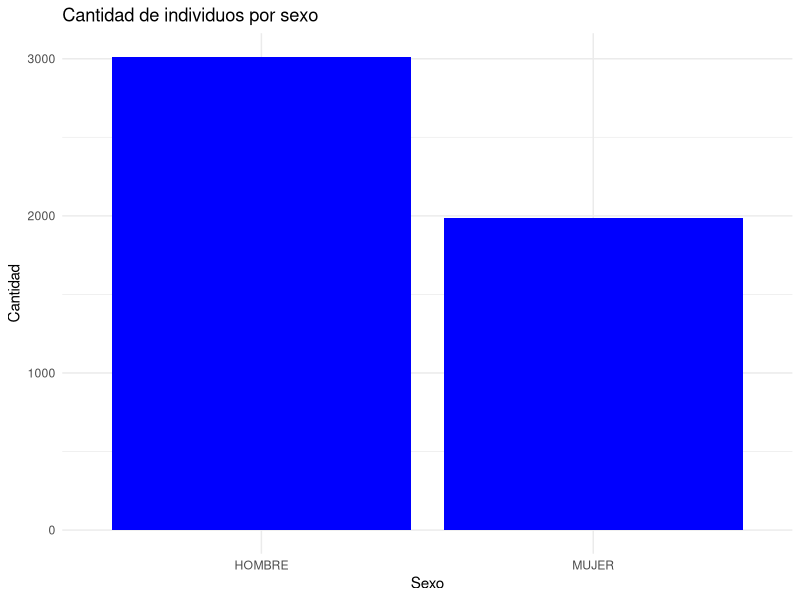
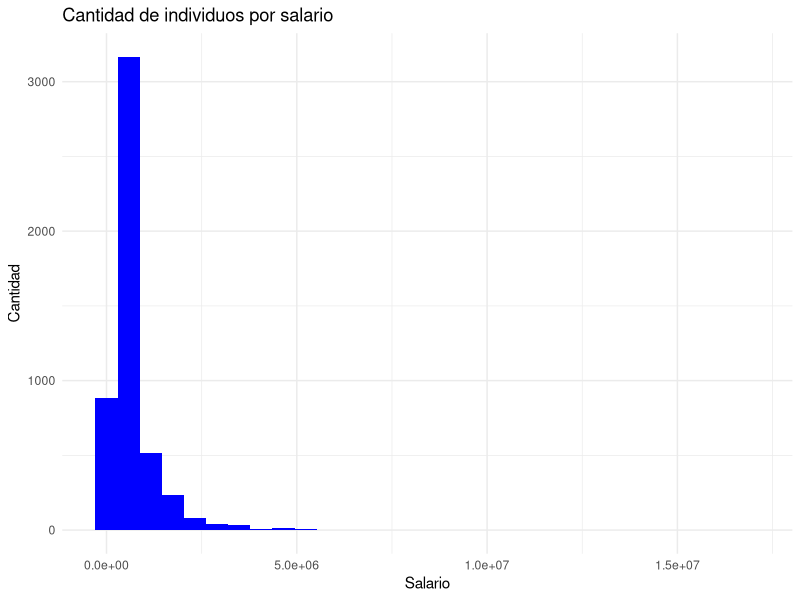
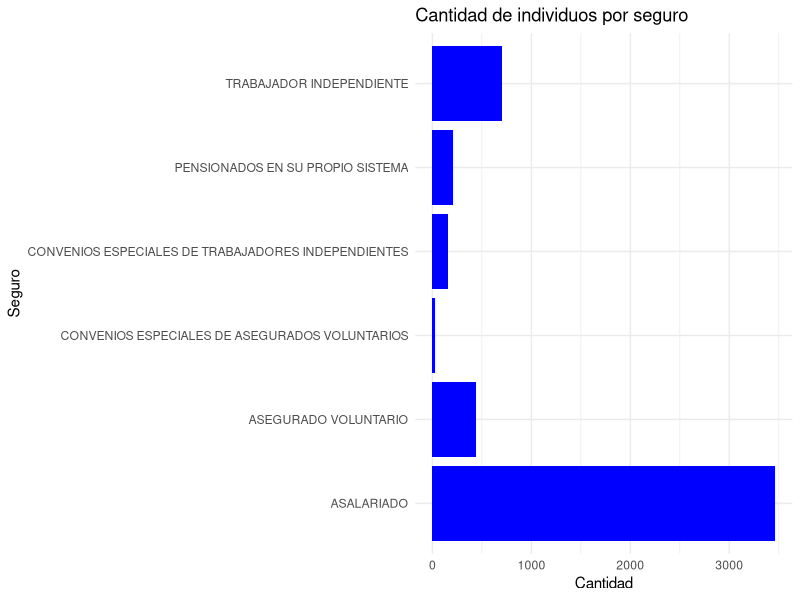
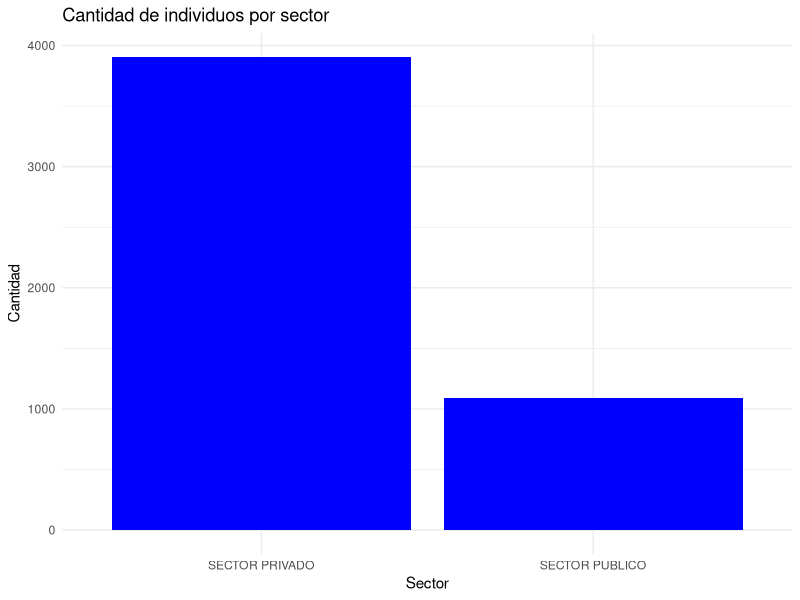
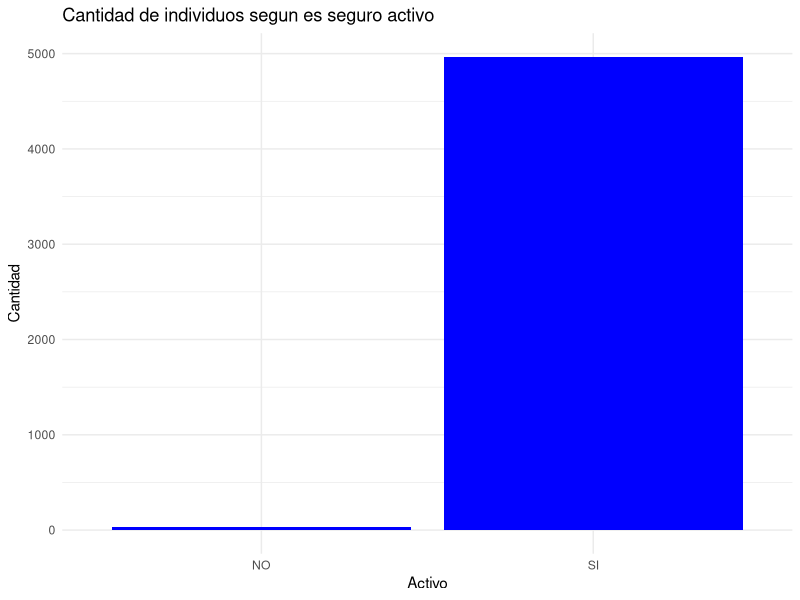
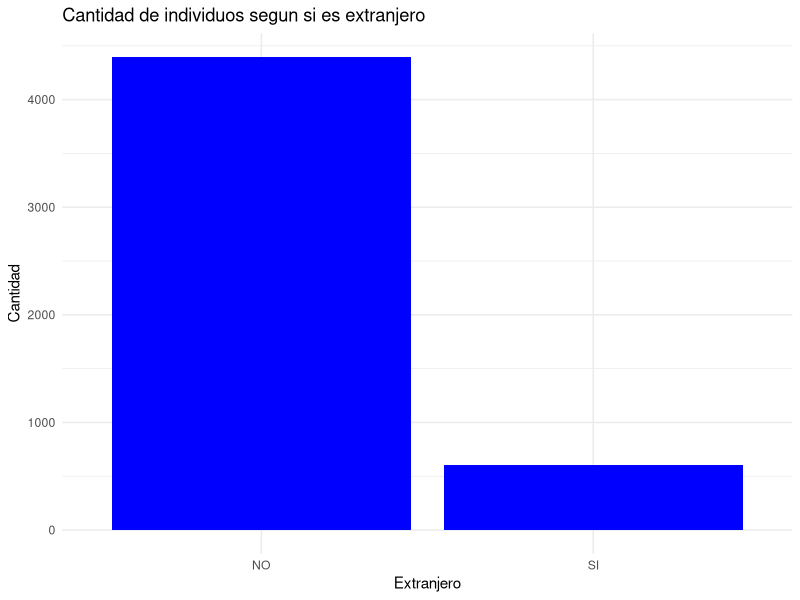
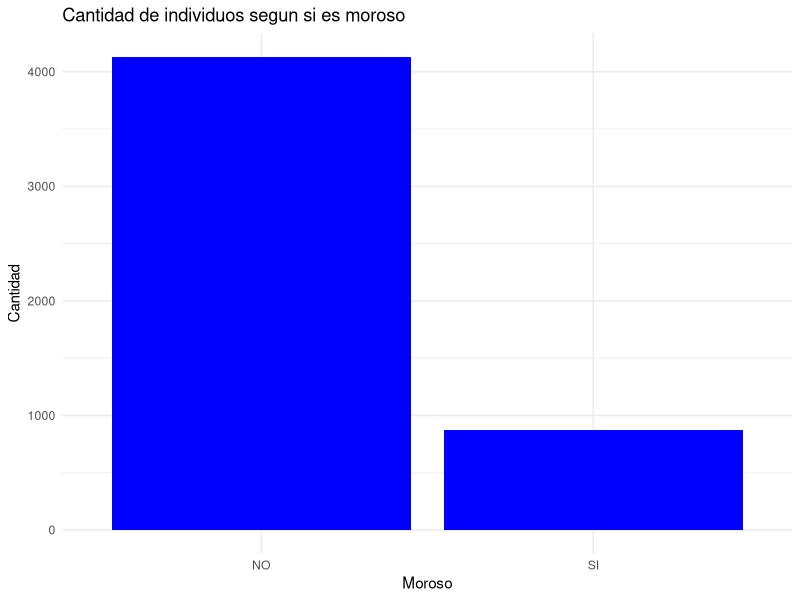
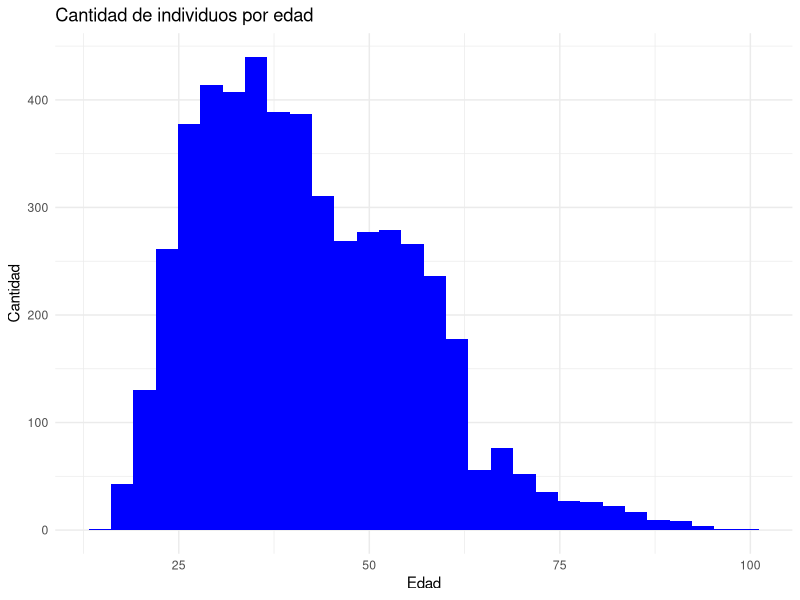

Recreate these plots in R, in order.
## ---- chunk 1
library(tidyverse)
library(readxl)


## ---- chunk 2
moras <- read_xlsx("moras.xlsx")

## ---- chunk 3
moras %>% 
  summarise(minimo_salario=min(SALARIO,na.rm=TRUE),
            minimo_edad=min(EDAD,na.rm=TRUE),
            cuartil1_salario=quantile(SALARIO,0.25,na.rm=TRUE),
            cuartil1_edad=quantile(EDAD,0.25,na.rm=TRUE),
            mediana_salario=median(SALARIO,na.rm = TRUE),
            mediana_edad=median(EDAD,na.rm = TRUE),
            cuartil3_salario=quantile(SALARIO,0.75,na.rm=TRUE),
            cuartil3_edad=quantile(EDAD,0.75,na.rm=TRUE),
            max_salario=max(SALARIO,na.rm = TRUE),
            max_edad=max(EDAD,na.rm = TRUE),
            promedio_salario=mean(SALARIO,na.rm=TRUE),
            promedio_edad=mean(EDAD,na.rm=TRUE))




## ---- chunk 4
moras %>% 
  mutate(ZSCORE_SALARIO=(SALARIO-mean(SALARIO,na.rm=TRUE))/sd(SALARIO,na.rm = TRUE),
         ZSCORE_EDAD=(EDAD-mean(EDAD,na.rm=TRUE))/sd(EDAD,na.rm = TRUE),
         ES_ATIPICO_SALARIO=ifelse(abs(ZSCORE_SALARIO)>1.96,"SI","NO"),
         ES_ATIPICO_EDAD=ifelse(abs(ZSCORE_EDAD)>1.96,"SI","NO"))



## ---- chunk 5

moras %>% 
  summarise(porcentaje_na_sexo=sum(is.na(SEXO))/length(SEXO),
            porcentaje_na_salario=sum(is.na(SALARIO))/length(SALARIO),
            porcentaje_na_aseguramiento=sum(is.na(TIPO_ASEGURAMIENTO))/length(TIPO_ASEGURAMIENTO),
            porcentaje_na_sector=sum(is.na(SECTOR))/length(SECTOR),
            porcentaje_na_activo=sum(is.na(INDICADOR_ACTIVO))/length(INDICADOR_ACTIVO),
            porcentaje_na_extranjero=sum(is.na(INDICADOR.EXTRANJERO))/length(INDICADOR.EXTRANJERO),
            porcentaje_na_moroso=sum(is.na(INDICADOR_MOROSO))/length(INDICADOR_MOROSO),
            porcentaje_na_edad=sum(is.na(EDAD))/length(EDAD))



## ---- chunk 6
moras <- moras %>% 
  mutate(SALARIO=ifelse(is.na(SALARIO),mean(SALARIO,na.rm=TRUE),SALARIO),
         TIPO_ASEGURAMIENTO=ifelse(is.na(TIPO_ASEGURAMIENTO),"ASALARIADO",TIPO_ASEGURAMIENTO),
         EDAD=ifelse(is.na(EDAD),mean(EDAD,na.rm=TRUE),EDAD))



## ---- chunk 7
theme_set(theme_minimal())

moras %>% 
  ggplot(aes(x=SEXO))+
  geom_bar(fill="blue")+
  labs(title = "Cantidad de individuos por sexo",
       x="Sexo",
       y="Cantidad")

moras %>% 
  ggplot(aes(x=SALARIO))+
  geom_histogram(fill="blue")+
  labs(title = "Cantidad de individuos por salario",
       x="Salario",
       y="Cantidad")

moras %>% 
  ggplot(aes(x=TIPO_ASEGURAMIENTO))+
  geom_bar(fill="blue")+
  coord_flip() +
  labs(title = "Cantidad de individuos por seguro",
       x="Seguro",
       y="Cantidad")

moras %>% 
  ggplot(aes(x=SECTOR))+
  geom_bar(fill="blue")+
  labs(title = "Cantidad de individuos por sector",
       x="Sector",
       y="Cantidad")

moras %>% 
  ggplot(aes(x=INDICADOR_ACTIVO))+
  geom_bar(fill="blue")+
  labs(title = "Cantidad de individuos segun es seguro activo",
       x="Activo",
       y="Cantidad")

moras %>% 
  ggplot(aes(x=INDICADOR.EXTRANJERO))+
  geom_bar(fill="blue")+
  labs(title = "Cantidad de individuos segun si es extranjero",
       x="Extranjero",
       y="Cantidad")

moras %>% 
  ggplot(aes(x=INDICADOR_MOROSO))+
  geom_bar(fill="blue")+
  labs(title = "Cantidad de individuos segun si es moroso",
       x="Moroso",
       y="Cantidad")

moras %>% 
  ggplot(aes(x=EDAD))+
  geom_histogram(fill="blue")+
  labs(title = "Cantidad de individuos por edad",
       x="Edad",
       y="Cantidad")

## ---- chunk 8
morosos <- moras %>% 
  filter(INDICADOR_MOROSO=="SI")

morosos %>% 
  group_by(SEXO) %>% 
  summarise(porcentaje=n()/nrow(moras)*100) %>% 
  ggplot(aes(x=SEXO,y=porcentaje))+
  geom_col(fill="blue")+
  labs(title = "porcentaje de morosos por sexo",
       x="Sexo",
       y="Porcentaje")

morosos %>% 
  group_by(TIPO_ASEGURAMIENTO) %>% 
  summarise(porcentaje=n()/nrow(moras)*100) %>% 
  ggplot(aes(x=TIPO_ASEGURAMIENTO,y=porcentaje))+
  geom_col(fill="blue")+
  coord_flip()+
  labs(title = "porcentaje de morosos por seguro",
       x="Seguro",
       y="Porcentaje")

morosos %>% 
  group_by(SECTOR) %>% 
  summarise(porcentaje=n()/nrow(moras)*100) %>% 
  ggplot(aes(x=SECTOR,y=porcentaje))+
  geom_col(fill="blue")+
  labs(title = "porcentaje de morosos por sector",
       x="Sector",
       y="Porcentaje")

morosos %>% 
  group_by(INDICADOR_ACTIVO) %>% 
  summarise(porcentaje=n()/nrow(moras)*100) %>% 
  ggplot(aes(x=INDICADOR_ACTIVO,y=porcentaje))+
  geom_col(fill="blue")+
  labs(title = "porcentaje de morosos segun si el seguro esta activo",
       x="Activo",
       y="Porcentaje")

morosos %>% 
  group_by(INDICADOR.EXTRANJERO) %>% 
  summarise(porcentaje=n()/nrow(moras)*100) %>% 
  ggplot(aes(x=INDICADOR.EXTRANJERO,y=porcentaje))+
  geom_col(fill="blue")+
  labs(title = "porcentaje de morosos segun si es extranjero",
       x="Extrangero",
       y="Porcentaje")


## ---- chunk 9
moras_rangos <- moras %>% 
  mutate(RANGO_EDAD=case_when(
    EDAD<=30 ~ "18-30",
    EDAD<=45 ~ "31-45",
    EDAD<=60 ~ "46-60",
    EDAD<=75 ~ "61-75",
    TRUE ~ "76-100+"
  ))

moras_rangos %>% 
  group_by(RANGO_EDAD ,INDICADOR_MOROSO) %>% 
  summarise(cantidad=n()) %>% 
  ggplot(aes(x=RANGO_EDAD,y=cantidad, fill = INDICADOR_MOROSO))+
  geom_col(position = "dodge")+
  labs(title = "Cantidad de morosos por edad",
       x="Edad",
       y="Cantidad")

moras_rangos <- moras %>% 
  mutate(RANGO_SALARIO=case_when(
    SALARIO<4e5 ~ "1) 0-4e5",
    SALARIO<8e5 ~ "2) 4e5-8e5",
    SALARIO<12e5 ~ "3) 8e5-12e5",
    SALARIO<2e6 ~ "4) 12e5-2e6",
    TRUE ~ "5) 2e6+"
  ))

moras_rangos %>% 
  group_by(RANGO_SALARIO ,INDICADOR_MOROSO) %>% 
  summarise(cantidad=n()) %>% 
  ggplot(aes(x=RANGO_SALARIO,y=cantidad, fill = INDICADOR_MOROSO))+
  geom_col(position = "dodge")+
  labs(title = "Cantidad de morosos por salario",
       x="Salario",
       y="Cantidad")


